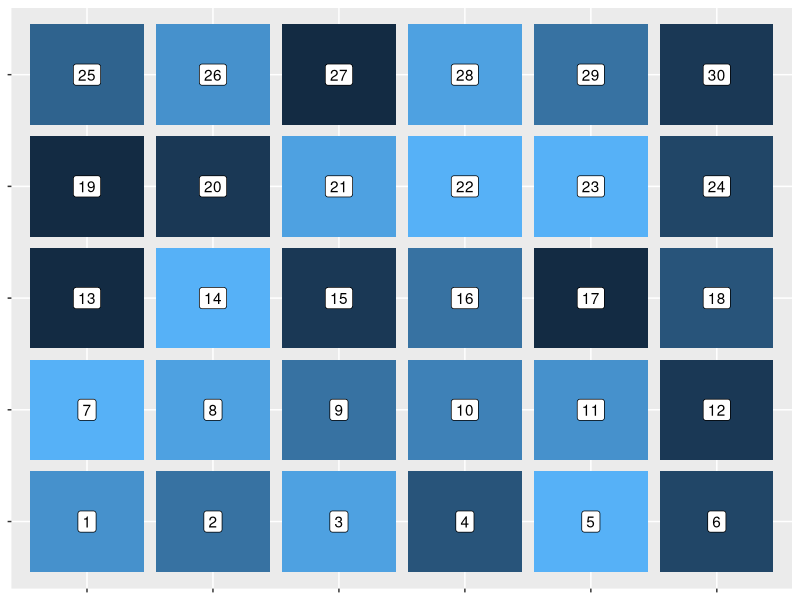

This chart was generated by the following R code: (Note: this script raises an error after producing the figure.)
library(ggplot2)
monty_hall_func <- function(no_options) {
  doors <- rep(0, no_options)
  doors[sample(no_options, 1)] <- 1
  ans <- which(doors == 1)
  # print(ans)
  # length(doors)
  monty <- matrix(NA, nrow = ceiling(sqrt(length(doors))), ncol = ceiling(sqrt(length(doors))))
  monty[1:length(doors)] <- doors
  monty_plot <- as.data.frame.table(monty)
  monty_plot <- na.omit(monty_plot)
  monty_plot$door_no <- 1:nrow(monty_plot)
  p <- ggplot(monty_plot, aes(x = Var1, y = Var2, fill = sample(10, nrow(monty_plot), replace = T) ))+
    geom_tile(stat = "identity", width = 0.9, height = 0.9)+
    geom_label(aes(label = door_no), fill = 'white')+
    theme(legend.position = "none",
          axis.text = element_blank(),
          axis.title = element_blank())
  print(p)

  choice <- gtools::ask("Welcome to the Monty Hall problem! Behind one of these doors is a reward, will you guess which one it is behind? Input a number between 1 and the number of options")
  choice <- as.numeric(choice)

  doors_reveal <- 1:no_options
  doors_reveal <- doors_reveal[!doors_reveal %in% choice & !doors_reveal %in% ans]
  
  final_doors_idx <- 1:no_options
  if (ans != choice) {
  final_doors_idx <- final_doors_idx[!final_doors_idx %in% doors_reveal]
  } else {
    final_doors_idx <- final_doors_idx[c(choice, sample(final_doors_idx[!final_doors_idx %in% ans], 1))]
  }
#  length(doors_reveal)

  monty_plot2 <- monty_plot[final_doors_idx, ]
  p2 <- ggplot(monty_plot2, aes(x = Var1, y = Var2, fill = 10 ))+
    geom_tile(stat = "identity", width = 0.9, height = 0.9)+
    geom_label(aes(label = door_no), fill = 'white')+
    theme(legend.position = "none",
          axis.text = element_blank(),
          axis.title = element_blank())
  print(p2)

  Sys.sleep(2)

  if(askYesNo("I have now opened all but one of the other doors to reveal no reward behind them. There are two doors remaining: the one you originally chose and one of the many others! You now have another choice: you may change your mind and open the other door or hold fast to your original decision!. Do you want to switch doors?")) {
    choice <- final_doors_idx[!final_doors_idx %in% choice]
  }

  #final_doors <- doors[-doors_reveal]

  result <- doors[choice]

  if (result == 1) {
    cat("\n\nCongradulations, you win!")
  } else {
    cat("\n\nLoooooser, it was behind the other door!!!")
  }


  p3 <- ggplot(monty_plot2, aes(x = Var1, y = Var2, fill = Freq ))+
    geom_tile(stat = "identity", width = 0.9, height = 0.9)+
    geom_label(aes(label = door_no), fill = 'white')+
    theme(legend.position = "none",
          axis.text = element_blank(),
          axis.title = element_blank())
  print(p3)

}
monty_hall_func(30)









